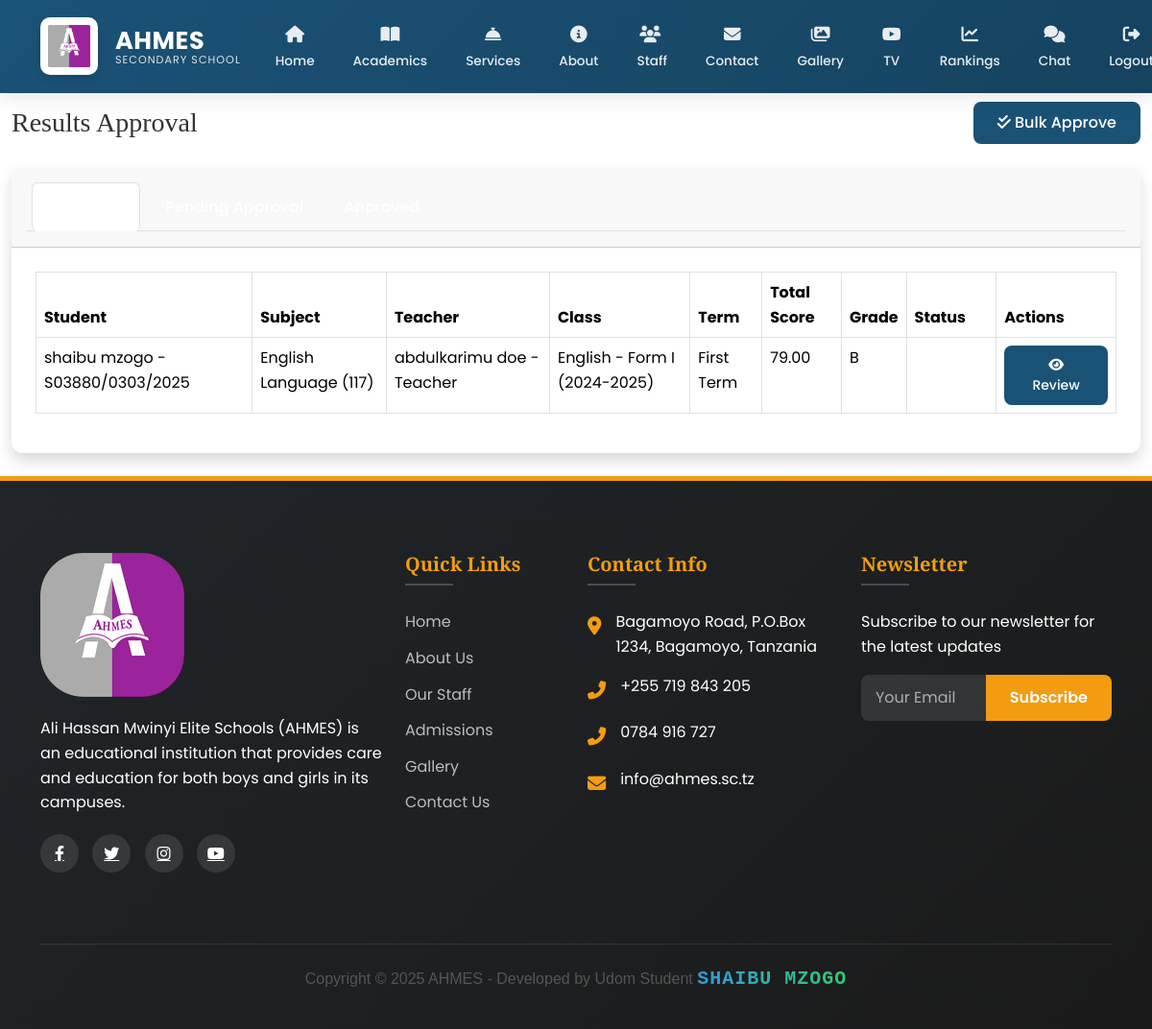
/ad/results/ (signed in), run on the app's committed database.
### main/models.py (models this page shows, shortened)
class Result(models.Model):
    TERM_CHOICES = [('1','First Term'),('2','Second Term')]
    student = models.ForeignKey(Student, on_delete=models.CASCADE, related_name='results')
    subject = models.ForeignKey(Subject, on_delete=models.CASCADE)
    school_class = models.ForeignKey(SchoolClass, on_delete=models.CASCADE)
    term = models.CharField(max_length=1, choices=TERM_CHOICES)
    academic_year = models.CharField(max_length=20)
    week_number = models.PositiveSmallIntegerField()
    exam_score = models.DecimalField(max_digits=5, decimal_places=2)
    total_score = models.DecimalField(max_digits=5, decimal_places=2, editable=False)
    grade = models.CharField(max_length=2, editable=False)
    remark = models.CharField(max_length=100, editable=False)
    teacher = models.ForeignKey(StaffMember, on_delete=models.CASCADE, related_name='results_given')
    is_approved = models.BooleanField(default=False)
    approved_by = models.ForeignKey(User, null=True, blank=True, on_delete=models.SET_NULL, related_name='approved_results')
    date_approved = models.DateTimeField(null=True, blank=True)
    class Meta:
        unique_together = ('student','subject','term','academic_year','week_number')

class Student(models.Model):
    GENDER_CHOICES = [
        ('M', 'Male'),
        ('F', 'Female'),
    ]
    user = models.OneToOneField(
        User,
        on_delete=models.CASCADE,
        related_name='student_profile',
        null=True,
        blank=True
    )
    first_name = models.CharField(max_length=100)
    middle_name = models.CharField(max_length=100, blank=True)
    last_name = models.CharField(max_length=100)
    gender = models.CharField(max_length=1, choices=GENDER_CHOICES)
    date_of_birth = models.DateField()
    admission_number = models.CharField(max_length=20, unique=True)
    campus = models.ForeignKey(
        Campus,
        on_delete=models.CASCADE,
        related_name='students'
    )
    level = models.ForeignKey(
        Level,
        on_delete=models.CASCADE,
        related_name='students'
    )
    admission_date = models.DateField()
    parent = models.ForeignKey(
        Parent,
        on_delete=models.CASCADE,
        related_name='students',
        null=True,
        blank=True
    )
    profile_picture = CloudinaryField(
        'students/profile_pictures',
        folder="school/students/profile_pictures",
        transformation={'quality': 'auto:good', 'width': 300, 'height': 300, 'crop': 'fill'},
        blank=True,
        null=True
    )
    created_at = models.DateTimeField(auto_now_add=True)
    updated_at = models.DateTimeField(auto_now=True)
    def __str__(self):
        return f"{self.first_name} {self.last_name} - {self.admission_number}"
    class Meta:
        ordering = ['-created_at']
        verbose_name = 'Student'
        verbose_name_plural = 'Students'

class Subject(models.Model):
    name = models.CharField(max_length=100)
    code = models.CharField(max_length=20, unique=True)
    description = models.TextField(blank=True)
    level = models.ForeignKey(Level, on_delete=models.CASCADE, related_name='subjects')
    def __str__(self):
        return f"{self.name} ({self.code})"

class StaffMember(models.Model):
    POSITION_CHOICES = [
        ('Teacher', 'Teacher'),
        ('Administrator', 'Administrator'),
        ('Support', 'Support Staff'),
    ]
    user = models.OneToOneField(
        User,
        on_delete=models.CASCADE,
        related_name='staff_profile',
        null=True,
        blank=True
    )
    first_name = models.CharField(max_length=100)
    middle_name = models.CharField(max_length=100, blank=True)
    last_name = models.CharField(max_length=100)
    position = models.CharField(max_length=50, choices=POSITION_CHOICES)
    office_number = models.CharField(max_length=20, blank=True)
    office_location = models.CharField(max_length=200, blank=True)
    specialization = models.CharField(max_length=200)
    campus = models.ForeignKey(
        Campus,
        on_delete=models.CASCADE,
        related_name='staff_members'
    )
    phone = models.CharField(max_length=20)
    email = models.EmailField()
    joined_date = models.DateField()
    image = CloudinaryField('staff', folder="school/staff",
                          transformation={'quality': 'auto:good'})
    created_at = models.DateTimeField(auto_now_add=True)
    updated_at = models.DateTimeField(auto_now=True)
    def __str__(self):
        return f"{self.first_name} {self.last_name} - {self.position}"
    class Meta:
        ordering = ['-created_at']
        verbose_name = 'Staff Member'
        verbose_name_plural = 'Staff Members'

class SchoolClass(models.Model):
    name = models.CharField(max_length=100)
    level = models.ForeignKey(Level, on_delete=models.CASCADE)
    teacher = models.ForeignKey(StaffMember, on_delete=models.CASCADE)
    students = models.ManyToManyField(Student)
    academic_year = models.CharField(max_length=20)
    created_at = models.DateTimeField(auto_now_add=True)
    updated_at = models.DateTimeField(auto_now=True)
    def __str__(self):
        return f"{self.name} - {self.level.name} ({self.academic_year})"

class Level(models.Model):
    name = models.CharField(max_length=100)
    description = models.TextField()

### main/views.py (the view)
# urls.py: path('ad/results/', views.admin_result_dashboard, name='admin_result_dashboard'),
@login_required
@user_passes_test(is_academic_admin)
def admin_result_dashboard(request):
    status = request.GET.get('status', None)
    results = Result.objects.all()
    if status == 'pending':
        results = results.filter(is_approved=False)
        title = "Pending Approval Results"
    elif status == 'approved':
        results = results.filter(is_approved=True)
        title = "Approved Results"
    else:
        title = "All Results"
    if status == 'approved':
        results = results.order_by('-date_approved')
    else:
        results = results.order_by('-id')  # or another field you want to sort by
    paginator = Paginator(results, 25)  # Show 25 results per page
    page_number = request.GET.get('page')
    page_obj = paginator.get_page(page_number)
    return render(request, 'academics/admin_result_dashboard.html', {
        'results': page_obj,
        'title': title,
        'is_paginated': paginator.num_pages > 1,
    })

### main/context_processors.py (called while the page is built)
def admin_counts(request):
    if request.user.is_authenticated and request.user.is_admin:
        return {
            'pending_comments': Comment.objects.filter(is_approved=False).count(),
            'gallery_count': Gallery.objects.count(),
        }
    return {}

def unread_messages_count(request):
    if request.user.is_authenticated:
        count = Message.objects.filter(
            conversation__participants=request.user,
            is_read=False
        ).exclude(
            sender=request.user
        ).count()
        print(f"DEBUG: Unread messages count for {request.user}: {count}")  # Debug output
        return {'unread_messages_count': count}
    return {}

### main/models.py (called while the page is built)
    def __str__(self):
        return self.username

### main/views.py (called while the page is built)
def is_academic_admin(user):
    return user.is_authenticated and (
        user.is_admin or
        (hasattr(user, 'staff_profile') and user.staff_profile.position == 'Administrator')
    )

### main/templates/academics/admin_result_dashboard.html (shortened to what this page needs)
{% extends 'main/base.html' %}
{% load static %}
{% block content %}
<div class="container-fluid">
  <div class="d-sm-flex align-items-center justify-content-between mb-4">
    <h1 class="h3 mb-0 text-gray-800">Results Approval</h1>
    <a href="{% url 'bulk_approve_results' %}" class="btn btn-primary">
      <i class="fas fa-check-double mr-2"></i> Bulk Approve
    </a>
  </div>
  <div class="card shadow mb-4">
    <div class="card-header py-3">
      <ul class="nav nav-tabs">
        <li class="nav-item" >
          <a class="nav-link {% if not request.GET.status %}active{% endif %}"
             href="{% url 'admin_result_dashboard' %}" >
          </a>
        </li>
        <li class="nav-item">
          <a class="nav-link {% if request.GET.status == 'pending' %}active{% endif %}"
             href="{% url 'admin_result_dashboard' %}?status=pending">
          </a>
        </li>
        <li class="nav-item">
          <a class="nav-link {% if request.GET.status == 'approved' %}active{% endif %}"
             href="{% url 'admin_result_dashboard' %}?status=approved">
          </a>
        </li>
      </ul>
    </div>
    <div class="card-body">
      <div class="table-responsive">
        <table class="table table-bordered" width="100%" cellspacing="0">
          <thead>
            <tr>
              <th>Student</th>
              <th>Subject</th>
              <th>Teacher</th>
              <th>Class</th>
              <th>Term</th>
              <th>Total Score</th>
              <th>Grade</th>
              <th>Status</th>
              <th>Actions</th>
            </tr>
          </thead>
          <tbody>
            {% for result in results %}
            <tr>
              <td>{{ result.student }}</td>
              <td>{{ result.subject }}</td>
              <td>{{ result.teacher }}</td>
              <td>{{ result.school_class }}</td>
              <td>{{ result.get_term_display }}</td>
              <td>{{ result.total_score }}</td>
              <td>{{ result.grade }}</td>
              <td>
                {% if result.is_approved %}
                  <span class="badge badge-success">Approved</span>
                {% else %}
                  <span class="badge badge-warning">Pending</span>
                {% endif %}
              </td>
              <td>
                <a href="{% url 'review_result' result.id %}" class="btn btn-sm btn-primary">
                  <i class="fas fa-eye"></i> Review
                </a>
              </td>
            </tr>
            {% empty %}
            <tr>
              <td colspan="9" class="text-center">No results found</td>
            </tr>
            {% endfor %}
          </tbody>
        </table>
      </div>
    </div>
  </div>
</div>
{% endblock %}

### data on the page
Result: student "shaibu mzogo - S03880/0303/2025", subject "English Language (117)", teacher "abdulkarimu doe - Teacher", school_class "English - Form I (2024-2025)", term "First Term", total_score "79.00", grade "B"
